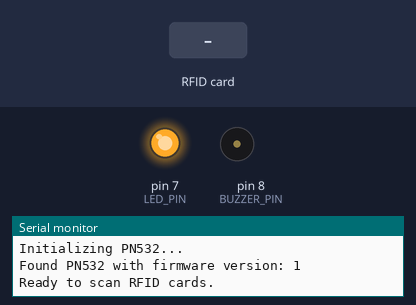
Bench run of a sketch on a simulated Arduino Uno, built with avr-gcc and run on an emulated ATmega328P. Shown: output pins drawn as LEDs (lit = HIGH), buzzer (waves = sounding, pin HIGH), the last lines printed to the serial monitor. Dashed ring = blinking. Inputs (shaded band) come from the test bench.

Above: at 1.2 s.
1.3 s: RFID card 0A 92 9C 17 held to the reader
At 1.7 s:
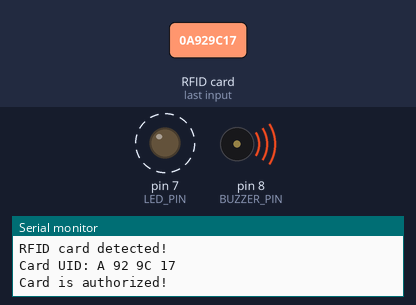
4.3 s: RFID card 5E 7A 19 C4 held to the reader
At 5.5 s:
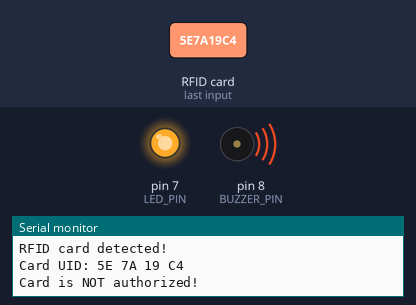
Timing chart, 0 to 10.3 s (numbered marks = the images above; inputs shaded):
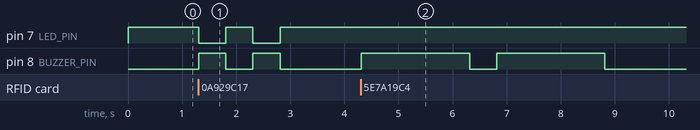

The sketch:

no1234.ino
```cpp
#include <Wire.h>
#include <Adafruit_PN532.h>

#define SDA_PIN A4   // Pin SDA untuk PN532 (I2C)
#define SCL_PIN A5   // Pin SCL untuk PN532 (I2C)
#define BUZZER_PIN 8 // Pin untuk buzzer
#define LED_PIN 7    // Pin untuk LED

Adafruit_PN532 nfc(SDA_PIN, SCL_PIN);

// Data UID dari tiga kartu yang diizinkan (panjang UID tergantung kartu, biasanya 4-7 byte)
const uint8_t authorizedCards[3][7] = {
  {0xA, 0x92, 0x9C, 0x17}, // UID kartu 1
  {0xC9, 0x69, 0xE2, 0x6E}, // UID kartu 2
  {0xC1, 0x43, 0x30, 0x1D}  // UID kartu 3
};
const int numAuthorizedCards = 3;

void setup() {
  pinMode(BUZZER_PIN, OUTPUT);
  pinMode(LED_PIN, OUTPUT);
  digitalWrite(LED_PIN, HIGH); // LED menyala secara default
  digitalWrite(BUZZER_PIN, LOW); // Pastikan buzzer mati awalnya

  Serial.begin(9600);
  Serial.println("Initializing PN532...");

  nfc.begin();

  uint32_t versiondata = nfc.getFirmwareVersion();
  if (!versiondata) {
    Serial.println("PN532 not detected. Check connections.");
    while (1); // Berhenti di sini jika tidak ada modul PN532
  }

  // Cetak versi firmware
  Serial.print("Found PN532 with firmware version: ");
  Serial.println((versiondata >> 16) & 0xFF, HEX);
  Serial.println("Ready to scan RFID cards.");

  // Konfigurasikan modul PN532 untuk mode membaca kartu
  nfc.SAMConfig();
}

void loop() {
  uint8_t success;
  uint8_t uid[7];     // UID dari kartu
  uint8_t uidLength;

  // Periksa apakah ada kartu yang terbaca
  success = nfc.readPassiveTargetID(PN532_MIFARE_ISO14443A, uid, &uidLength);

  if (success) {
    Serial.println("RFID card detected!");

    // Cetak UID kartu ke serial monitor
    Serial.print("Card UID: ");
    for (uint8_t i = 0; i < uidLength; i++) {
      Serial.print(uid[i], HEX);
      Serial.print(" ");
    }
    Serial.println();

    // Periksa apakah kartu terdaftar
    if (isAuthorizedCard(uid, uidLength)) {
      Serial.println("Card is authorized!");
      // Bunyikan buzzer 2x dengan durasi 0,5 detik
      for (int i = 0; i < 2; i++) {
        digitalWrite(BUZZER_PIN, HIGH);
        digitalWrite(LED_PIN, LOW);
        delay(500);
        digitalWrite(BUZZER_PIN, LOW);
        digitalWrite(LED_PIN, HIGH);
        delay(500);
      }
    } else {
      Serial.println("Card is NOT authorized!");
      // Bunyikan buzzer 2x dengan durasi 2 detik
      for (int i = 0; i < 2; i++) {
        digitalWrite(BUZZER_PIN, HIGH);
        delay(2000);
        digitalWrite(BUZZER_PIN, LOW);
        delay(500);
      }
    }

    // Tunggu sebentar sebelum membaca kartu berikutnya
    delay(1000);
  }
}

// Fungsi untuk memeriksa apakah kartu diizinkan
bool isAuthorizedCard(uint8_t *uid, uint8_t length) {
  for (int i = 0; i < numAuthorizedCards; i++) {
    bool match = true;
    for (int j = 0; j < length; j++) {
      if (authorizedCards[i][j] != uid[j]) {
        match = false;
        break;
      }
    }
    if (match) {
      return true;
    }
  }
  return false;
}
```

Measured:
- after the input at 1.3 s, pin 7 (LED_PIN): alternates HIGH for 0.50 s and LOW for 0.50 s, 4 changes in all, then stays HIGH, starting at once; pin 8 (BUZZER_PIN): alternates HIGH for 0.50 s and LOW for 0.50 s, 4 changes in all, then stays LOW, starting at once
- after the input at 4.3 s, pin 8 (BUZZER_PIN): alternates HIGH for 2.0 s and LOW for 0.50 s, 4 changes in all, then stays LOW, starting at once
